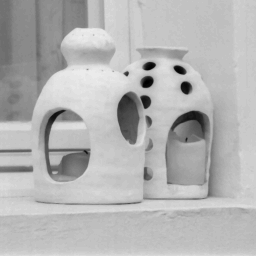
%> input picture maths/Traitement image/photophore.tif, 256 x 256 px
$ octave tp1.m   (GNU Octave 9; MATLAB toolbox functions it lacks are replaced by stand-ins)
%> lines starting %> are read from the running program, lines starting %| are printed output that depends on the picture
clear all;
close all;
clear all function
im = imread('photophore.tif');
%> im is the input picture: size 256x256 uint8; min 0, max 235, mean 180.1

% Manipulation
%% 1/ image non bruit殚

figure('Name','Bruit','NumberTitle','off')
imf = double(im);
subplot(2,1,1);
image(imf/4)
colormap(gray)
title('Image de base')

%% 2/ image synth閠ique

et = 5;
imb = imf + et*randn(size(imf));
subplot(2,1,2);
image(imb/4)
colormap(gray)
title('ajout de bruit')
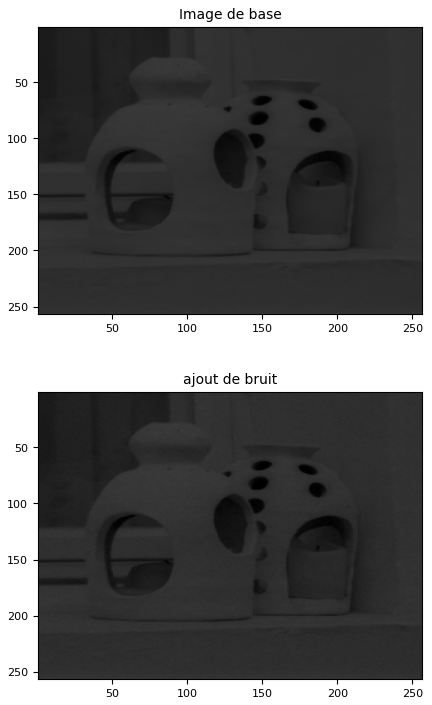
%> figure redrawn from the program's plot data, 2 panels

%% 3/ filtre moyen

flt1 = ones(3)/9;
flt2 = ones(5)/25;
imf1 = conv2(imb,flt1,'same');
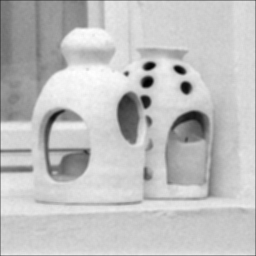
%> imf1: size 256x256 double; min -1.15, max 238.1, mean 179.1; drawn with min black and max white
imf2 = conv2(imb,flt2,'same');
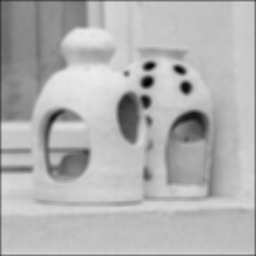
%> imf2: size 256x256 double; min 2.67, max 236.7, mean 178.3

figure('Name','Filtre','NumberTitle','off')

subplot(2,1,1);
image(imf1/4)
colormap(gray)
[n,m]=size(imf/4);
%> n = 256; m = 256
%perf=sqrt(sum(sum((imf-imf1).^2))/(n*m));
[N,M] = size(imf/4);
%> N = 256; M = 256


perf = sqrt((1/(N*M))*(sum(sum((imf - imf1).^2))));
%> perf = 9.19
str = sprintf('Filtre 3x3\nPerformance = [%d]',perf);
title(str);

subplot(2,1,2);
image(imf2/4)
colormap(gray)
perf=sqrt(sum(sum((imf-imf2).^2))/(n*m));
%> perf = 13.05
str = sprintf('Filtre 5x5\nPerformance = [%d]',perf);
title(str);
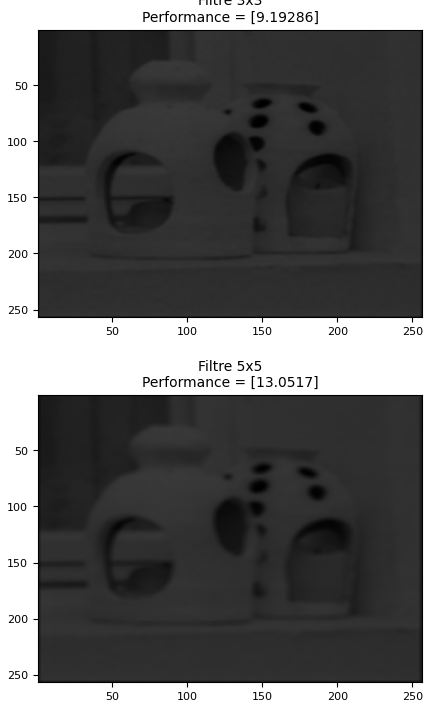
%> figure redrawn from the program's plot data, 2 panels

%% 4/ Filtre gaussien

[X,Y] = meshgrid(-1:1,-1:1);
[X2,Y2] = meshgrid(-2:2,-2:2);
sigma = n/6;
%> sigma = 42.67
fgauss = exp(-(X.^2+Y.^2)/(2*sigma*sigma));
%> fgauss = [0.999 1 0.999; 1 1 1; 0.999 1 0.999]
fgauss = fgauss/sum(sum(fgauss));
%> fgauss = [0.111 0.111 0.111; 0.111 0.111 0.111; 0.111 0.111 0.111]
fgauss2 = exp(-(X2.^2+Y2.^2)/(2*sigma*sigma));
%> fgauss2 = [0.998 0.999 0.999 0.999 0.998; 0.999 0.999 1 0.999 0.999; 0.999 1 1 1 0.999; 0.999 0.999 1 0.999 0.999; 0.998 0.999 0.999 0.999 0.998]
fgauss2 = fgauss2/sum(sum(fgauss2));
%> fgauss2 = [0.04 0.04 0.04 0.04 0.04; 0.04 0.04 0.04 0.04 0.04; 0.04 0.04 0.04 0.04 0.04; 0.04 0.04 0.04 0.04 0.04; 0.04 0.04 0.04 0.04 0.04]

imf1 = conv2(imb,fgauss,'same');
imf2 = conv2(imb,fgauss2,'same');

figure('Name','Filtre Gaussien','NumberTitle','off')

subplot(2,1,1);
image(imf1/4)
colormap(gray)
perf=sqrt(sum(sum((imf-imf1).^2))/(n*m));
%> perf = 9.19
str = sprintf('Filtre Gaussien 3x3\nPerformance = [%d]',perf);
title(str);

subplot(2,1,2);
image(imf2/4)
colormap(gray)
perf=sqrt(sum(sum((imf-imf2).^2))/(n*m));
%> perf = 13.05
str = sprintf('Filtre Gaussien 5x5\nPerformance = [%d]',perf);
title(str);

$ run again, with maths/Traitement image/texture2.tif copied over maths/Traitement image/photophore.tif
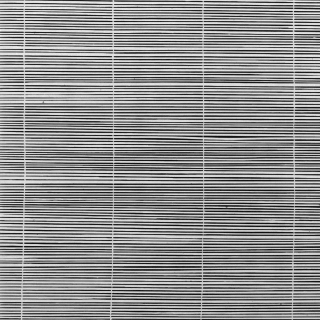
%> input picture maths/Traitement image/texture2.tif, 320 x 320 px
%> im is the input picture: size 320x320 uint8; min 11, max 244, mean 141.7
%> `imf2 = conv2(imb,flt2,'same');`:
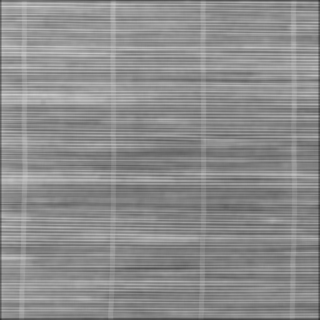
%> imf2: size 320x320 double; min 48.64, max 207.2, mean 140.7
%> n = 320
%> `perf = sqrt((1/(N*M))*(sum(sum((imf - imf1).^2))));`: perf = 65.38
%> `perf=sqrt(sum(sum((imf-imf2).^2))/(n*m));`: perf = 72.8
%> `title(str);`:
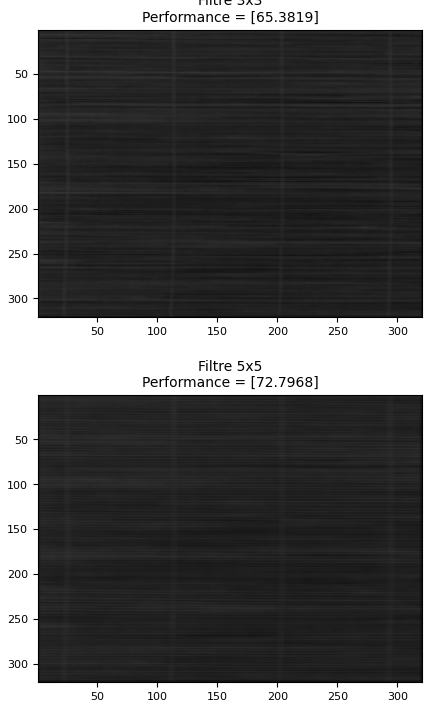
%> figure redrawn from the program's plot data, 2 panels
%> sigma = 53.33
%> `fgauss = exp(-(X.^2+Y.^2)/(2*sigma*sigma));`: fgauss = [1 1 1; 1 1 1; 1 1 1]
%> `fgauss = fgauss/sum(sum(fgauss));`: fgauss = [0.111 0.111 0.111; 0.111 0.111 0.111; 0.111 0.111 0.111]
%> `fgauss2 = exp(-(X2.^2+Y2.^2)/(2*sigma*sigma));`: fgauss2 = [0.999 0.999 0.999 0.999 0.999; 0.999 1 1 1 0.999; 0.999 1 1 1 0.999; 0.999 1 1 1 0.999; 0.999 0.999 0.999 0.999 0.999]
%> `fgauss2 = fgauss2/sum(sum(fgauss2));`: fgauss2 = [0.04 0.04 0.04 0.04 0.04; 0.04 0.04 0.04 0.04 0.04; 0.04 0.04 0.04 0.04 0.04; 0.04 0.04 0.04 0.04 0.04; 0.04 0.04 0.04 0.04 0.04]
%> `perf=sqrt(sum(sum((imf-imf1).^2))/(n*m));`: perf = 65.38
%> `perf=sqrt(sum(sum((imf-imf2).^2))/(n*m));`: perf = 72.79

$ run again, with maths/Traitement image/texture3.tif copied over maths/Traitement image/photophore.tif
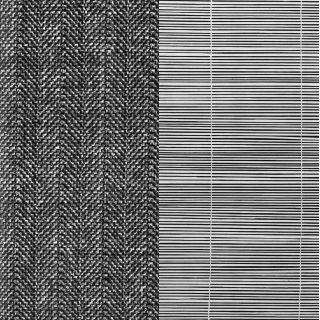
%> input picture maths/Traitement image/texture3.tif, 320 x 320 px
%> im is the input picture: size 320x320 uint8; min 6, max 255, mean 113.1
%> `imf2 = conv2(imb,flt2,'same');`:
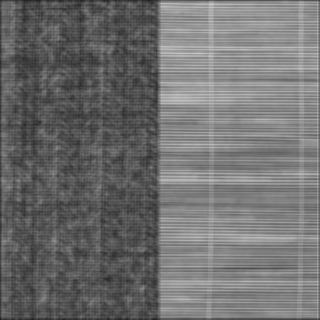
%> imf2: size 320x320 double; min 28.78, max 201, mean 112.1
%> n = 320
%> `perf = sqrt((1/(N*M))*(sum(sum((imf - imf1).^2))));`: perf = 53.44
%> `perf=sqrt(sum(sum((imf-imf2).^2))/(n*m));`: perf = 62.59
%> `title(str);`:
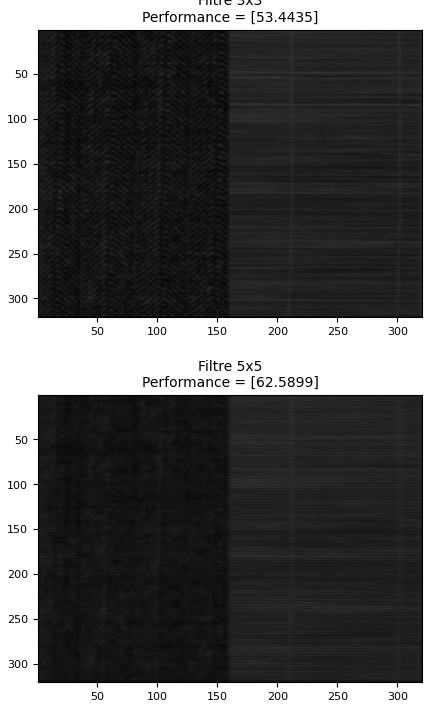
%> figure redrawn from the program's plot data, 2 panels
%> sigma = 53.33
%> `fgauss = exp(-(X.^2+Y.^2)/(2*sigma*sigma));`: fgauss = [1 1 1; 1 1 1; 1 1 1]
%> `fgauss = fgauss/sum(sum(fgauss));`: fgauss = [0.111 0.111 0.111; 0.111 0.111 0.111; 0.111 0.111 0.111]
%> `fgauss2 = exp(-(X2.^2+Y2.^2)/(2*sigma*sigma));`: fgauss2 = [0.999 0.999 0.999 0.999 0.999; 0.999 1 1 1 0.999; 0.999 1 1 1 0.999; 0.999 1 1 1 0.999; 0.999 0.999 0.999 0.999 0.999]
%> `fgauss2 = fgauss2/sum(sum(fgauss2));`: fgauss2 = [0.04 0.04 0.04 0.04 0.04; 0.04 0.04 0.04 0.04 0.04; 0.04 0.04 0.04 0.04 0.04; 0.04 0.04 0.04 0.04 0.04; 0.04 0.04 0.04 0.04 0.04]
%> `perf=sqrt(sum(sum((imf-imf1).^2))/(n*m));`: perf = 53.44
%> `perf=sqrt(sum(sum((imf-imf2).^2))/(n*m));`: perf = 62.59
